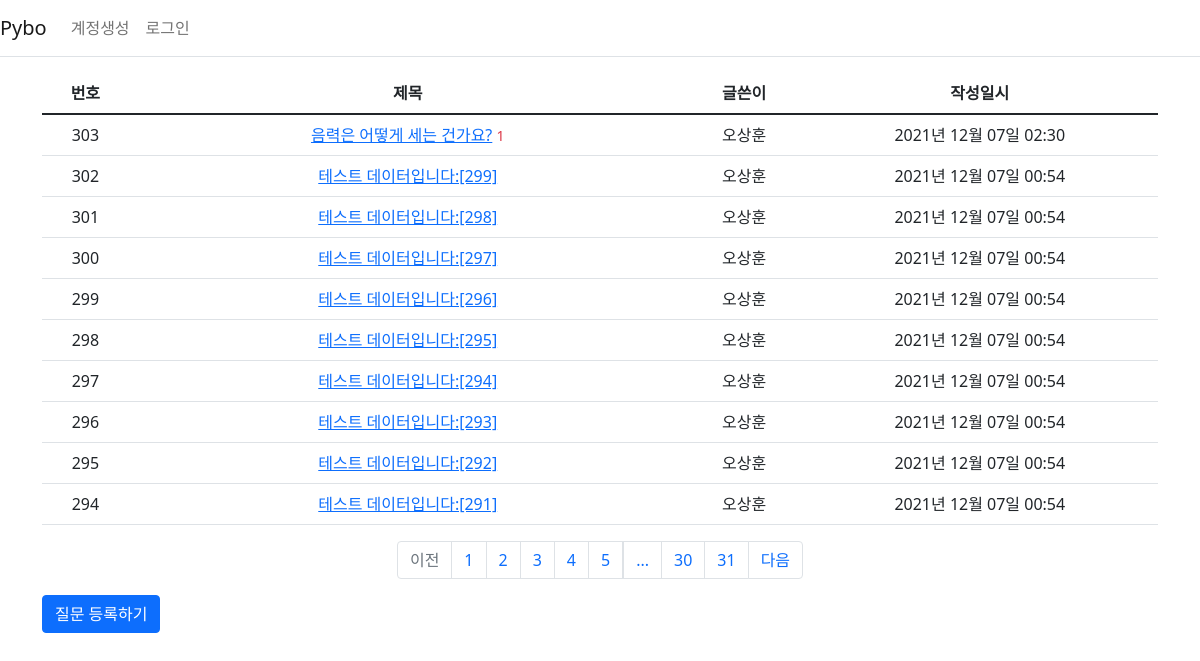
Page /question/list/ on the committed database.
### myproject/models.py (models this page shows)
class Question(db.Model):
    id = db.Column(db.Integer, primary_key=True)
    subject = db.Column(db.String(200), nullable=False)
    content = db.Column(db.Text(), nullable=False)
    create_date = db.Column(db.DateTime(), nullable=False)
    user_id = db.Column(db.Integer, db.ForeignKey('user.id', ondelete='CASCADE'), nullable=False)
    user = db.relationship('User', backref=db.backref('question_set'))
    modify_date = db.Column(db.DateTime(), nullable=True)

class User(db.Model):
    id = db.Column(db.Integer, primary_key=True)
    username = db.Column(db.String(150), unique=True, nullable=False)
    password = db.Column(db.String(200), nullable=False)
    email = db.Column(db.String(120), unique=True, nullable=False)

### myproject/views/question_views.py (the view)
@bp.route('/list/')
def _list():
    page = request.args.get('page', type=int, default=1)
    question_list = Question.query.order_by(Question.create_date.desc())
    question_list = question_list.paginate(page, per_page=10)
    return render_template('question/question_list.html', question_list=question_list)

### myproject/filter.py (called while the page is built)
def format_datetime(value, fmt='%Y년 %m월 %d일 %H:%M'):
    return value.strftime(fmt)

### myproject/views/auth_views.py (called while the page is built)
@bp.before_app_request
def load_logged_in_user():
    user_id = session.get('user_id')
    if user_id is None:
        g.user = None
    else:
        g.user = User.query.get(user_id)

### myproject/templates/question/question_list.html
{% extends 'base.html' %}
{% block content %}
<div class='container my-3'>
    <table class='table'>
        <thead>
            <tr class='text-center thead-dark'>
                <th>번호</th>
                <th style='width:50%'>제목</th>
                <th>글쓴이</th>
                <th>작성일시</th>
            </tr>
        </thead>
        <tbody>
            {% if question_list %}
            {% for question in question_list.items %}
            <tr class='text-center'>
                <td>{{ question_list.total - ((question_list.page-1) * question_list.per_page) - loop.index0 }}</td>
                <td class='text-left'>
                    <a href="{{ url_for('question.detail', question_id=question.id) }}">{{ question.subject }}</a>
                    {% if question.answer_set|length > 0 %}
                    <span class='text-danger small ml-2'>{{ question.answer_set|length }}</span>
                    {% endif %}
                </td>
                <td>{{ question.user.username }}</td>
                <td>{{ question.create_date|datetime }}</td>
            </tr>
            {% endfor %}
            {% else %}
            <tr>
                <td colspan='3'>질문이 없습니다.</td>
            </tr>
            {% endif %}
        </tbody>
    </table>
    <ul class='pagination justify-content-center'>
        {% if question_list.has_prev %}
        <li class='page-item'>
            <a class='page-link' href='?page={{ question_list.prev_num }}'>이전</a>
        </li>
        {% else %}
        <li class='page-item disabled'>
            <a class='page-link' tabindex='-1' aria-disabled='true' href='#'>이전</a>
        </li>
        {% endif %}
        {% for page_num in question_list.iter_pages() %}
            {% if page_num %}
                {% if page_num != question_list.page %}
                <li class='page-item'>
                    <a class='page-link' href='?page={{ page_num }}'>{{ page_num }}</a>
                </li>
                {% else %}
                <li class='page-item acive' aria-current='page'>
                    <a class='page-link' href='#'>{{ page_num }}</a>
                </li>
                {% endif %}
            {% else %}
                <li class='disabled'>
                    <a class='page-link' href='#'>...</a>
                </li>
            {% endif %}
        {% endfor %}
        {% if question_list.has_next %}
        <li class='page-item'>
            <a class='page-link' href='?page={{ question_list.next_num }}'>다음</a>
        </li>
        {% else %}
        <li class='page-item disabled'>
            <a class='page-link' tabindex='-1' aria-disabled='true' href='#'>다음</a>
        </li>
        {% endif %}
    </ul>
    <a href="{{ url_for('question.create') }}" class='btn btn-primary'>질문 등록하기</a>
</div>
{% endblock %}

### myproject/templates/base.html (shortened to what this page needs)
<!DOCTYPE html>
<html lang='ko'>
<head>
    <link rel="stylesheet" href={{ url_for('static', filename='bootstrap.min.css') }}>
    <link rel="stylesheet" href={{ url_for('static', filename='style.css') }}>
</head>
<body>
{% include 'navbar.html' %}
{% block content %}
{% endblock %}
</body>
</html>

### myproject/templates/navbar.html (shortened to what this page needs)
<nav class="navbar navbar-expand-lg navbar-light border-bottom">
    <a class="navbar-brand" href="{{ url_for('main.index')}}">Pybo</a>
    <div class="collapse navbar-collapse flex-grow-0" id="navbarNav">
      {% if g.user %}
      <ul class='navbar-nav'>
        <li class='nav-item'>
          <a class='nav-link' href="{{ url_for('auth.logout') }}">{{ g.user.username }} (로그아웃)</a>
        </li>
      </ul>
      {% else %}
      <ul class="navbar-nav">
        <li class="nav-item">
          <a class="nav-link" href="{{ url_for('auth.signup') }}">계정생성</a>
        </li>
        <li class="nav-item">
          <a class="nav-link" href="{{ url_for('auth.login') }}">로그인</a>
        </li>
      </ul>
      {% endif %}
    </div>
</nav>

### rows in the picture
Question: total "303", subject "음력은 어떻게 세는 건가요?", answer_set|length "1", user.username "오상훈", create_date "2021년 12월 07일 02:30"
Question: total "302", subject "테스트 데이터입니다:[299]", user.username "오상훈", create_date "2021년 12월 07일 00:54"
Question: total "301", subject "테스트 데이터입니다:[298]", user.username "오상훈", create_date "2021년 12월 07일 00:54"
Question: total "300", subject "테스트 데이터입니다:[297]", user.username "오상훈", create_date "2021년 12월 07일 00:54"
Question: total "299", subject "테스트 데이터입니다:[296]", user.username "오상훈", create_date "2021년 12월 07일 00:54"
Question: total "298", subject "테스트 데이터입니다:[295]", user.username "오상훈", create_date "2021년 12월 07일 00:54"
Question: total "297", subject "테스트 데이터입니다:[294]", user.username "오상훈", create_date "2021년 12월 07일 00:54"
Question: total "296", subject "테스트 데이터입니다:[293]", user.username "오상훈", create_date "2021년 12월 07일 00:54"
Question: total "295", subject "테스트 데이터입니다:[292]", user.username "오상훈", create_date "2021년 12월 07일 00:54"
Question: total "294", subject "테스트 데이터입니다:[291]", user.username "오상훈", create_date "2021년 12월 07일 00:54"

### other values in the picture
{{ page_num }} "1"
{{ page_num }} "2" "3" "4" "5" "30" "31"
